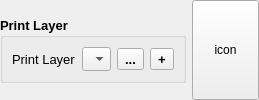
            <widget class="QFrame" name="frame_6">
             <property name="enabled">
              <bool>true</bool>
             </property>
             <property name="sizePolicy">
              <sizepolicy hsizetype="Minimum" vsizetype="Maximum">
               <horstretch>0</horstretch>
               <verstretch>0</verstretch>
              </sizepolicy>
             </property>
             <property name="frameShape">
              <enum>QFrame::NoFrame</enum>
             </property>
             <property name="frameShadow">
              <enum>QFrame::Raised</enum>
             </property>
             <layout class="QHBoxLayout" name="horizontalLayout_9">
              <property name="leftMargin">
               <number>0</number>
              </property>
              <property name="topMargin">
               <number>0</number>
              </property>
              <property name="rightMargin">
               <number>0</number>
              </property>
              <property name="bottomMargin">
               <number>0</number>
              </property>
              <item>
               <widget class="QGroupBox" name="GroupBox_StartEditing">
                <property name="sizePolicy">
                 <sizepolicy hsizetype="Preferred" vsizetype="Maximum">
                  <horstretch>0</horstretch>
                  <verstretch>0</verstretch>
                 </sizepolicy>
                </property>
                <property name="font">
                 <font>
                  <pointsize>10</pointsize>
                  <weight>75</weight>
                  <bold>true</bold>
                 </font>
                </property>
                <property name="title">
                 <string>Print Layer</string>
                </property>
                <layout class="QGridLayout" name="gridLayout_3">
                 <item row="1" column="0">
                  <widget class="QFrame" name="frame">
                   <property name="sizePolicy">
                    <sizepolicy hsizetype="Preferred" vsizetype="Maximum">
                     <horstretch>0</horstretch>
                     <verstretch>0</verstretch>
                    </sizepolicy>
                   </property>
                   <property name="frameShape">
                    <enum>QFrame::NoFrame</enum>
                   </property>
                   <property name="frameShadow">
                    <enum>QFrame::Raised</enum>
                   </property>
                   <layout class="QHBoxLayout" name="horizontalLayout">
                    <property name="leftMargin">
                     <number>0</number>
                    </property>
                    <property name="topMargin">
                     <number>0</number>
                    </property>
                    <property name="rightMargin">
                     <number>0</number>
                    </property>
                    <property name="bottomMargin">
                     <number>0</number>
                    </property>
                    <item>
                     <widget class="QLabel" name="label_16">
                      <property name="sizePolicy">
                       <sizepolicy hsizetype="Maximum" vsizetype="Preferred">
                        <horstretch>0</horstretch>
                        <verstretch>0</verstretch>
                       </sizepolicy>
                      </property>
                      <property name="font">
                       <font>
                        <pointsize>10</pointsize>
                        <weight>50</weight>
                        <bold>false</bold>
                       </font>
                      </property>
                      <property name="text">
                       <string>Print Layer</string>
                      </property>
                     </widget>
                    </item>
                    <item>
                     <widget class="QComboBox" name="DrD_PrintLayoutsGpkg">
                      <property name="sizePolicy">
                       <sizepolicy hsizetype="Expanding" vsizetype="Fixed">
                        <horstretch>0</horstretch>
                        <verstretch>0</verstretch>
                       </sizepolicy>
                      </property>
                      <property name="font">
                       <font>
                        <pointsize>9</pointsize>
                        <weight>50</weight>
                        <bold>false</bold>
                       </font>
                      </property>
                      <property name="sizeAdjustPolicy">
                       <enum>QComboBox::AdjustToMinimumContentsLengthWithIcon</enum>
                      </property>
                     </widget>
                    </item>
                    <item>
                     <widget class="QToolButton" name="But_AddFile">
                      <property name="toolTip">
                       <string>&lt;html&gt;&lt;head/&gt;&lt;body&gt;&lt;p&gt;&lt;span style=&quot; font-weight:400;&quot;&gt;Load existing Print Layer.&lt;/span&gt;&lt;/p&gt;&lt;/body&gt;&lt;/html&gt;</string>
                      </property>
                      <property name="text">
                       <string>...</string>
                      </property>
                     </widget>
                    </item>
                    <item>
                     <widget class="QToolButton" name="But_NewLayout">
                      <property name="toolTip">
                       <string>&lt;html&gt;&lt;head/&gt;&lt;body&gt;&lt;p&gt;&lt;span style=&quot; font-weight:400;&quot;&gt;Create new Print Layer.&lt;/span&gt;&lt;/p&gt;&lt;/body&gt;&lt;/html&gt;</string>
                      </property>
                      <property name="text">
                       <string>+</string>
                      </property>
                     </widget>
                    </item>
                   </layout>
                  </widget>
                 </item>
                </layout>
               </widget>
              </item>
              <item>
               <widget class="QToolButton" name="But_Company_Icon">
                <property name="sizePolicy">
                 <sizepolicy hsizetype="Preferred" vsizetype="Preferred">
                  <horstretch>0</horstretch>
                  <verstretch>0</verstretch>
                 </sizepolicy>
                </property>
                <property name="minimumSize">
                 <size>
                  <width>67</width>
                  <height>67</height>
                 </size>
                </property>
                <property name="sizeIncrement">
                 <size>
                  <width>0</width>
                  <height>0</height>
                 </size>
                </property>
                <property name="text">
                 <string>icon</string>
                </property>
               </widget>
              </item>
             </layout>
            </widget>
